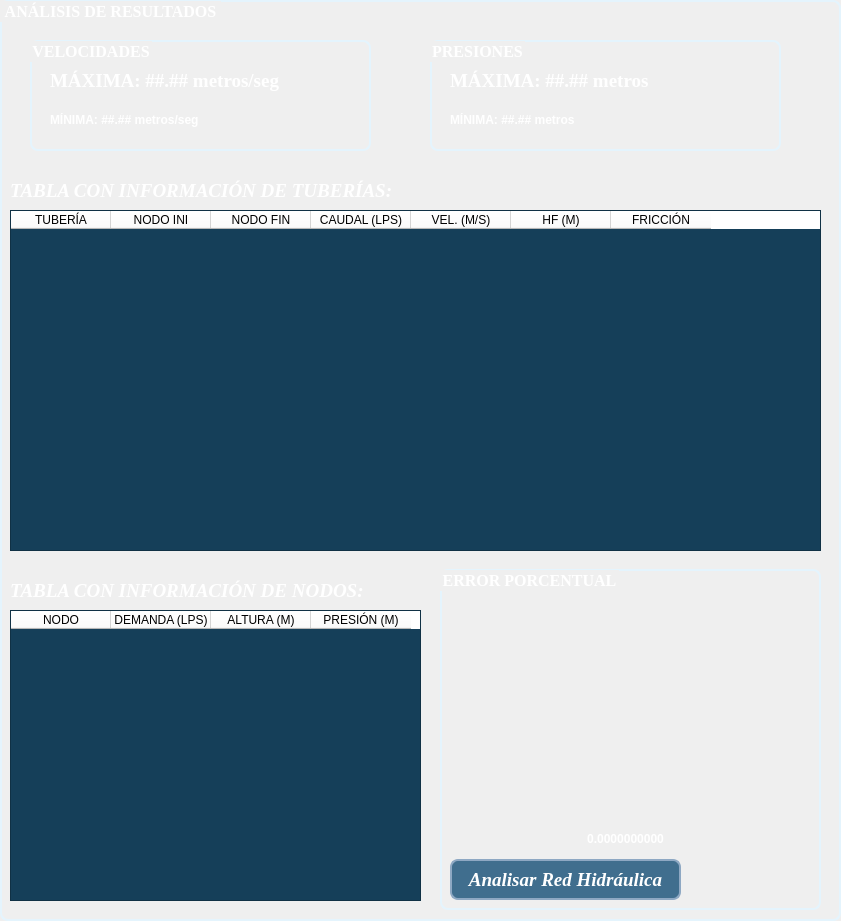
             <widget class="QGroupBox" name="groupBox_11">
              <property name="geometry">
               <rect>
                <x>0</x>
                <y>40</y>
                <width>841</width>
                <height>921</height>
               </rect>
              </property>
              <property name="font">
               <font>
                <family>Times New Roman</family>
                <pointsize>12</pointsize>
                <weight>75</weight>
                <bold>true</bold>
               </font>
              </property>
              <property name="styleSheet">
               <string notr="true">QGroupBox{
	border: 2px solid rgb(228, 244, 253);/*+10*/
	border-radius: 8px;
	color: rgb(255, 255, 255);
}</string>
              </property>
              <property name="title">
               <string>ANÁLISIS DE RESULTADOS</string>
              </property>
              <widget class="QGroupBox" name="groupBox_2">
               <property name="geometry">
                <rect>
                 <x>30</x>
                 <y>40</y>
                 <width>341</width>
                 <height>111</height>
                </rect>
               </property>
               <property name="font">
                <font>
                 <family>Times New Roman</family>
                 <pointsize>12</pointsize>
                 <weight>75</weight>
                 <italic>false</italic>
                 <bold>true</bold>
                </font>
               </property>
               <property name="styleSheet">
                <string notr="true">QGroupBox{
	border: 2px solid rgb(228, 244, 253);/*+10*/
	border-radius: 8px;
	color: rgb(255, 255, 255);
}</string>
               </property>
               <property name="title">
                <string>VELOCIDADES</string>
               </property>
               <widget class="QLabel" name="lbl_vmin">
                <property name="geometry">
                 <rect>
                  <x>20</x>
                  <y>70</y>
                  <width>311</width>
                  <height>21</height>
                 </rect>
                </property>
                <property name="styleSheet">
                 <string notr="true">font: 75 14pt &quot;Times New Roman&quot;;
color: rgb(255, 255, 255);</string>
                </property>
                <property name="text">
                 <string>&lt;html&gt;&lt;head/&gt;&lt;body&gt;&lt;p&gt;&lt;span style=&quot; font-weight:600;&quot;&gt;MÍNIMA: ##.## metros/seg&lt;/span&gt;&lt;/p&gt;&lt;/body&gt;&lt;/html&gt;</string>
                </property>
               </widget>
               <widget class="QLabel" name="lbl_vmax">
                <property name="geometry">
                 <rect>
                  <x>20</x>
                  <y>30</y>
                  <width>311</width>
                  <height>21</height>
                 </rect>
                </property>
                <property name="font">
                 <font>
                  <family>Times New Roman</family>
                  <pointsize>14</pointsize>
                  <weight>9</weight>
                  <italic>false</italic>
                  <bold>false</bold>
                 </font>
                </property>
                <property name="styleSheet">
                 <string notr="true">font: 75 14pt &quot;Times New Roman&quot;;
color: rgb(255, 255, 255)</string>
                </property>
                <property name="text">
                 <string>&lt;html&gt;&lt;head/&gt;&lt;body&gt;&lt;p&gt;&lt;span style=&quot; font-weight:600;&quot;&gt;MÁXIMA: ##.## metros/seg&lt;/span&gt;&lt;/p&gt;&lt;/body&gt;&lt;/html&gt;</string>
                </property>
               </widget>
              </widget>
              <widget class="QGroupBox" name="groupBox_3">
               <property name="geometry">
                <rect>
                 <x>430</x>
                 <y>40</y>
                 <width>351</width>
                 <height>111</height>
                </rect>
               </property>
               <property name="font">
                <font>
                 <family>Times New Roman</family>
                 <pointsize>12</pointsize>
                 <weight>75</weight>
                 <italic>false</italic>
                 <bold>true</bold>
                </font>
               </property>
               <property name="styleSheet">
                <string notr="true">QGroupBox{
	border: 2px solid rgb(228, 244, 253);/*+10*/
	border-radius: 8px;
	color: rgb(255, 255, 255);
}</string>
               </property>
               <property name="title">
                <string>PRESIONES</string>
               </property>
               <widget class="QLabel" name="lbl_pmin">
                <property name="geometry">
                 <rect>
                  <x>20</x>
                  <y>70</y>
                  <width>311</width>
                  <height>21</height>
                 </rect>
                </property>
                <property name="styleSheet">
                 <string notr="true">font: 75 14pt &quot;Times New Roman&quot;;
color: rgb(255, 255, 255);</string>
                </property>
                <property name="text">
                 <string>&lt;html&gt;&lt;head/&gt;&lt;body&gt;&lt;p&gt;&lt;span style=&quot; font-weight:600;&quot;&gt;MÍNIMA: ##.## metros&lt;/span&gt;&lt;/p&gt;&lt;/body&gt;&lt;/html&gt;</string>
                </property>
               </widget>
               <widget class="QLabel" name="lbl_pmax">
                <property name="geometry">
                 <rect>
                  <x>20</x>
                  <y>30</y>
                  <width>311</width>
                  <height>21</height>
                 </rect>
                </property>
                <property name="font">
                 <font>
                  <family>Times New Roman</family>
                  <pointsize>14</pointsize>
                  <weight>9</weight>
                  <italic>false</italic>
                  <bold>false</bold>
                 </font>
                </property>
                <property name="styleSheet">
                 <string notr="true">font: 75 14pt &quot;Times New Roman&quot;;
color: rgb(255, 255, 255);</string>
                </property>
                <property name="text">
                 <string>&lt;html&gt;&lt;head/&gt;&lt;body&gt;&lt;p&gt;&lt;span style=&quot; font-weight:600;&quot;&gt;MÁXIMA: ##.## metros&lt;/span&gt;&lt;/p&gt;&lt;/body&gt;&lt;/html&gt;</string>
                </property>
               </widget>
              </widget>
              <widget class="QTableWidget" name="tbl_res_tub">
               <property name="geometry">
                <rect>
                 <x>10</x>
                 <y>210</y>
                 <width>811</width>
                 <height>341</height>
                </rect>
               </property>
               <property name="styleSheet">
                <string notr="true">QTableWidget{
	/* Color de Fondo de la tabla */
    background-color:  rgb(21, 63, 89);
	/* Color de Fondo de la tabla alterno*/
	alternate-background-color: rgb(54, 91, 119);
	/* Formato a las letras en la tabla*/
	font: 75 14pt &quot;Times New Roman&quot;;	

}

QTableWidget::item {
    color: white;
}

QHeaderView{
	/* Color de Fondo del encabezado */
	background-color: rgb(255, 255, 255);

	/* Formato a las letras en la cabeceras*/
	font: 75 12pt &quot;Times New Roman&quot;;
}</string>
               </property>
               <property name="alternatingRowColors">
                <bool>true</bool>
               </property>
               <attribute name="verticalHeaderVisible">
                <bool>false</bool>
               </attribute>
               <column>
                <property name="text">
                 <string>TUBERÍA</string>
                </property>
               </column>
               <column>
                <property name="text">
                 <string>NODO INI</string>
                </property>
               </column>
               <column>
                <property name="text">
                 <string>NODO FIN</string>
                </property>
               </column>
               <column>
                <property name="text">
                 <string>CAUDAL (LPS)</string>
                </property>
               </column>
               <column>
                <property name="text">
                 <string>VEL. (M/S)</string>
                </property>
               </column>
               <column>
                <property name="text">
                 <string>HF (M)</string>
                </property>
               </column>
               <column>
                <property name="text">
                 <string>FRICCIÓN</string>
                </property>
               </column>
              </widget>
              <widget class="QLabel" name="label_22">
               <property name="geometry">
                <rect>
                 <x>10</x>
                 <y>180</y>
                 <width>391</width>
                 <height>21</height>
                </rect>
               </property>
               <property name="font">
                <font>
                 <family>Times New Roman</family>
                 <pointsize>14</pointsize>
                 <weight>75</weight>
                 <italic>true</italic>
                 <bold>true</bold>
                </font>
               </property>
               <property name="styleSheet">
                <string notr="true"/>
               </property>
               <property name="text">
                <string>&lt;html&gt;&lt;head/&gt;&lt;body&gt;&lt;p&gt;&lt;span style=&quot; color:#ffffff;&quot;&gt;TABLA CON INFORMACIÓN DE TUBERÍAS:&lt;/span&gt;&lt;/p&gt;&lt;/body&gt;&lt;/html&gt;</string>
               </property>
              </widget>
              <widget class="QLabel" name="label_21">
               <property name="geometry">
                <rect>
                 <x>10</x>
                 <y>580</y>
                 <width>361</width>
                 <height>21</height>
                </rect>
               </property>
               <property name="font">
                <font>
                 <family>Times New Roman</family>
                 <pointsize>14</pointsize>
                 <weight>75</weight>
                 <italic>true</italic>
                 <bold>true</bold>
                </font>
               </property>
               <property name="styleSheet">
                <string notr="true"/>
               </property>
               <property name="text">
                <string>&lt;html&gt;&lt;head/&gt;&lt;body&gt;&lt;p&gt;&lt;span style=&quot; color:#ffffff;&quot;&gt;TABLA CON INFORMACIÓN DE NODOS:&lt;/span&gt;&lt;/p&gt;&lt;/body&gt;&lt;/html&gt;</string>
               </property>
              </widget>
              <widget class="QTableWidget" name="tbl_res_nod">
               <property name="geometry">
                <rect>
                 <x>10</x>
                 <y>610</y>
                 <width>411</width>
                 <height>291</height>
                </rect>
               </property>
               <property name="palette">
                <palette>
                 <active>
                  <colorrole role="WindowText">
                   <brush brushstyle="SolidPattern">
                    <color alpha="255">
                     <red>0</red>
                     <green>0</green>
                     <blue>0</blue>
                    </color>
                   </brush>
                  </colorrole>
                  <colorrole role="Button">
                   <brush brushstyle="SolidPattern">
                    <color alpha="255">
                     <red>21</red>
                     <green>63</green>
                     <blue>89</blue>
                    </color>
                   </brush>
                  </colorrole>
                  <colorrole role="Light">
                   <brush brushstyle="SolidPattern">
                    <color alpha="255">
                     <red>255</red>
                     <green>255</green>
                     <blue>255</blue>
                    </color>
                   </brush>
                  </colorrole>
                  <colorrole role="Midlight">
                   <brush brushstyle="SolidPattern">
                    <color alpha="255">
                     <red>255</red>
                     <green>255</green>
                     <blue>255</blue>
                    </color>
                   </brush>
                  </colorrole>
                  <colorrole role="Dark">
                   <brush brushstyle="SolidPattern">
                    <color alpha="255">
                     <red>127</red>
                     <green>127</green>
                     <blue>127</blue>
                    </color>
                   </brush>
                  </colorrole>
                  <colorrole role="Mid">
                   <brush brushstyle="SolidPattern">
                    <color alpha="255">
                     <red>170</red>
                     <green>170</green>
                     <blue>170</blue>
                    </color>
                   </brush>
                  </colorrole>
                  <colorrole role="Text">
                   <brush brushstyle="SolidPattern">
                    <color alpha="255">
                     <red>0</red>
                     <green>0</green>
                     <blue>0</blue>
                    </color>
                   </brush>
                  </colorrole>
                  <colorrole role="BrightText">
                   <brush brushstyle="SolidPattern">
                    <color alpha="255">
                     <red>255</red>
                     <green>255</green>
                     <blue>255</blue>
                    </color>
                   </brush>
                  </colorrole>
                  <colorrole role="ButtonText">
                   <brush brushstyle="SolidPattern">
                    <color alpha="255">
                     <red>0</red>
                     <green>0</green>
                     <blue>0</blue>
                    </color>
                   </brush>
                  </colorrole>
                  <colorrole role="Base">
                   <brush brushstyle="SolidPattern">
                    <color alpha="255">
                     <red>21</red>
                     <green>63</green>
                     <blue>89</blue>
                    </color>
                   </brush>
                  </colorrole>
                  <colorrole role="Window">
                   <brush brushstyle="SolidPattern">
                    <color alpha="255">
                     <red>21</red>
                     <green>63</green>
                     <blue>89</blue>
                    </color>
                   </brush>
                  </colorrole>
                  <colorrole role="Shadow">
                   <brush brushstyle="SolidPattern">
                    <color alpha="255">
                     <red>0</red>
                     <green>0</green>
                     <blue>0</blue>
                    </color>
                   </brush>
                  </colorrole>
                  <colorrole role="AlternateBase">
                   <brush brushstyle="SolidPattern">
                    <color alpha="255">
                     <red>54</red>
                     <green>91</green>
                     <blue>119</blue>
                    </color>
                   </brush>
                  </colorrole>
                  <colorrole role="ToolTipBase">
                   <brush brushstyle="SolidPattern">
                    <color alpha="255">
                     <red>255</red>
                     <green>255</green>
                     <blue>220</blue>
                    </color>
                   </brush>
                  </colorrole>
                  <colorrole role="ToolTipText">
                   <brush brushstyle="SolidPattern">
                    <color alpha="255">
                     <red>0</red>
                     <green>0</green>
                     <blue>0</blue>
                    </color>
                   </brush>
                  </colorrole>
                 </active>
                 <inactive>
                  <colorrole role="WindowText">
                   <brush brushstyle="SolidPattern">
                    <color alpha="255">
                     <red>0</red>
                     <green>0</green>
                     <blue>0</blue>
                    </color>
                   </brush>
                  </colorrole>
                  <colorrole role="Button">
                   <brush brushstyle="SolidPattern">
                    <color alpha="255">
                     <red>21</red>
                     <green>63</green>
                     <blue>89</blue>
                    </color>
                   </brush>
                  </colorrole>
                  <colorrole role="Light">
                   <brush brushstyle="SolidPattern">
                    <color alpha="255">
                     <red>255</red>
                     <green>255</green>
                     <blue>255</blue>
                    </color>
                   </brush>
                  </colorrole>
                  <colorrole role="Midlight">
                   <brush brushstyle="SolidPattern">
                    <color alpha="255">
                     <red>255</red>
                     <green>255</green>
                     <blue>255</blue>
                    </color>
                   </brush>
                  </colorrole>
                  <colorrole role="Dark">
                   <brush brushstyle="SolidPattern">
                    <color alpha="255">
                     <red>127</red>
                     <green>127</green>
                     <blue>127</blue>
                    </color>
                   </brush>
                  </colorrole>
                  <colorrole role="Mid">
                   <brush brushstyle="SolidPattern">
                    <color alpha="255">
                     <red>170</red>
                     <green>170</green>
                     <blue>170</blue>
                    </color>
                   </brush>
                  </colorrole>
                  <colorrole role="Text">
                   <brush brushstyle="SolidPattern">
                    <color alpha="255">
                     <red>0</red>
                     <green>0</green>
                     <blue>0</blue>
                    </color>
                   </brush>
                  </colorrole>
                  <colorrole role="BrightText">
                   <brush brushstyle="SolidPattern">
                    <color alpha="255">
                     <red>255</red>
                     <green>255</green>
                     <blue>255</blue>
                    </color>
                   </brush>
                  </colorrole>
                  <colorrole role="ButtonText">
                   <brush brushstyle="SolidPattern">
                    <color alpha="255">
                     <red>0</red>
                     <green>0</green>
                     <blue>0</blue>
                    </color>
                   </brush>
                  </colorrole>
                  <colorrole role="Base">
                   <brush brushstyle="SolidPattern">
                    <color alpha="255">
                     <red>21</red>
                     <green>63</green>
                     <blue>89</blue>
                    </color>
                   </brush>
                  </colorrole>
                  <colorrole role="Window">
                   <brush brushstyle="SolidPattern">
                    <color alpha="255">
                     <red>21</red>
                     <green>63</green>
                     <blue>89</blue>
                    </color>
                   </brush>
                  </colorrole>
                  <colorrole role="Shadow">
                   <brush brushstyle="SolidPattern">
                    <color alpha="255">
                     <red>0</red>
                     <green>0</green>
                     <blue>0</blue>
                    </color>
                   </brush>
                  </colorrole>
                  <colorrole role="AlternateBase">
                   <brush brushstyle="SolidPattern">
                    <color alpha="255">
                     <red>54</red>
                     <green>91</green>
                     <blue>119</blue>
                    </color>
                   </brush>
                  </colorrole>
                  <colorrole role="ToolTipBase">
                   <brush brushstyle="SolidPattern">
                    <color alpha="255">
                     <red>255</red>
                     <green>255</green>
                     <blue>220</blue>
                    </color>
                   </brush>
                  </colorrole>
                  <colorrole role="ToolTipText">
                   <brush brushstyle="SolidPattern">
                    <color alpha="255">
                     <red>0</red>
                     <green>0</green>
                     <blue>0</blue>
                    </color>
                   </brush>
                  </colorrole>
                 </inactive>
                 <disabled>
                  <colorrole role="WindowText">
                   <brush brushstyle="SolidPattern">
                    <color alpha="255">
                     <red>127</red>
                     <green>127</green>
                     <blue>127</blue>
                    </color>
                   </brush>
                  </colorrole>
                  <colorrole role="Button">
                   <brush brushstyle="SolidPattern">
                    <color alpha="255">
                     <red>21</red>
                     <green>63</green>
                     <blue>89</blue>
                    </color>
                   </brush>
                  </colorrole>
                  <colorrole role="Light">
                   <brush brushstyle="SolidPattern">
                    <color alpha="255">
                     <red>255</red>
                     <green>255</green>
                     <blue>255</blue>
                    </color>
                   </brush>
                  </colorrole>
                  <colorrole role="Midlight">
                   <brush brushstyle="SolidPattern">
                    <color alpha="255">
                     <red>255</red>
                     <green>255</green>
                     <blue>255</blue>
                    </color>
                   </brush>
                  </colorrole>
                  <colorrole role="Dark">
                   <brush brushstyle="SolidPattern">
                    <color alpha="255">
                     <red>127</red>
                     <green>127</green>
                     <blue>127</blue>
                    </color>
                   </brush>
                  </colorrole>
                  <colorrole role="Mid">
                   <brush brushstyle="SolidPattern">
                    <color alpha="255">
                     <red>170</red>
                     <green>170</green>
                     <blue>170</blue>
                    </color>
                   </brush>
                  </colorrole>
                  <colorrole role="Text">
                   <brush brushstyle="SolidPattern">
                    <color alpha="255">
                     <red>127</red>
                     <green>127</green>
                     <blue>127</blue>
                    </color>
                   </brush>
                  </colorrole>
                  <colorrole role="BrightText">
                   <brush brushstyle="SolidPattern">
                    <color alpha="255">
                     <red>255</red>
                     <green>255</green>
                     <blue>255</blue>
                    </color>
                   </brush>
                  </colorrole>
                  <colorrole role="ButtonText">
                   <brush brushstyle="SolidPattern">
                    <color alpha="255">
                     <red>127</red>
                     <green>127</green>
                     <blue>127</blue>
                    </color>
                   </brush>
                  </colorrole>
                  <colorrole role="Base">
                   <brush brushstyle="SolidPattern">
                    <color alpha="255">
                     <red>21</red>
                     <green>63</green>
                     <blue>89</blue>
                    </color>
                   </brush>
                  </colorrole>
                  <colorrole role="Window">
                   <brush brushstyle="SolidPattern">
                    <color alpha="255">
                     <red>21</red>
                     <green>63</green>
                     <blue>89</blue>
                    </color>
                   </brush>
                  </colorrole>
                  <colorrole role="Shadow">
                   <brush brushstyle="SolidPattern">
                    <color alpha="255">
                     <red>0</red>
                     <green>0</green>
                     <blue>0</blue>
                    </color>
                   </brush>
                  </colorrole>
                  <colorrole role="AlternateBase">
                   <brush brushstyle="SolidPattern">
                    <color alpha="255">
                     <red>54</red>
                     <green>91</green>
                     <blue>119</blue>
                    </color>
                   </brush>
                  </colorrole>
                  <colorrole role="ToolTipBase">
                   <brush brushstyle="SolidPattern">
                    <color alpha="255">
                     <red>255</red>
                     <green>255</green>
                     <blue>220</blue>
                    </color>
                   </brush>
                  </colorrole>
                  <colorrole role="ToolTipText">
                   <brush brushstyle="SolidPattern">
                    <color alpha="255">
                     <red>0</red>
                     <green>0</green>
                     <blue>0</blue>
                    </color>
                   </brush>
                  </colorrole>
                 </disabled>
                </palette>
               </property>
               <property name="styleSheet">
                <string notr="true">QTableWidget{
	/* Color de Fondo de la tabla */
    background-color:  rgb(21, 63, 89);
	/* Color de Fondo de la tabla alterno*/
	alternate-background-color: rgb(54, 91, 119);
	/* Formato a las letras en la tabla*/
	font: 75 14pt &quot;Times New Roman&quot;;	

}

QTableWidget::item {
    color: white;
}

QHeaderView{
	/* Color de Fondo del encabezado */
	background-color: rgb(255, 255, 255);

	/* Formato a las letras en la cabeceras*/
	font: 75 12pt &quot;Times New Roman&quot;;
}</string>
               </property>
               <property name="alternatingRowColors">
                <bool>true</bool>
               </property>
               <attribute name="verticalHeaderVisible">
                <bool>false</bool>
               </attribute>
               <column>
                <property name="text">
                 <string>NODO</string>
                </property>
               </column>
               <column>
                <property name="text">
                 <string>DEMANDA (LPS)</string>
                </property>
               </column>
               <column>
                <property name="text">
                 <string>ALTURA (M)</string>
                </property>
               </column>
               <column>
                <property name="text">
                 <string>PRESIÓN (M)</string>
                </property>
               </column>
              </widget>
              <widget class="QGroupBox" name="groupBox_4">
               <property name="geometry">
                <rect>
                 <x>440</x>
                 <y>569</y>
                 <width>381</width>
                 <height>341</height>
                </rect>
               </property>
               <property name="font">
                <font>
                 <family>Times New Roman</family>
                 <pointsize>12</pointsize>
                 <weight>75</weight>
                 <italic>false</italic>
                 <bold>true</bold>
                </font>
               </property>
               <property name="styleSheet">
                <string notr="true">QGroupBox{
	border: 2px solid rgb(228, 244, 253);/*+10*/
	border-radius: 8px;
	color: rgb(255, 255, 255);
}</string>
               </property>
               <property name="title">
                <string>ERROR PORCENTUAL</string>
               </property>
               <widget class="QLabel" name="lbl_err">
                <property name="geometry">
                 <rect>
                  <x>10</x>
                  <y>260</y>
                  <width>351</width>
                  <height>21</height>
                 </rect>
                </property>
                <property name="styleSheet">
                 <string notr="true">font: 75 14pt &quot;Times New Roman&quot;;
color: rgb(255, 255, 255);</string>
                </property>
                <property name="text">
                 <string>&lt;html&gt;&lt;head/&gt;&lt;body&gt;&lt;p&gt;&lt;span style=&quot; font-weight:600;&quot;&gt;0.0000000000&lt;/span&gt;&lt;/p&gt;&lt;/body&gt;&lt;/html&gt;</string>
                </property>
                <property name="alignment">
                 <set>Qt::AlignCenter</set>
                </property>
               </widget>
               <widget class="MatplotlibWidget11_sin" name="widget_err_porcentual" native="true">
                <property name="geometry">
                 <rect>
                  <x>20</x>
                  <y>30</y>
                  <width>341</width>
                  <height>211</height>
                 </rect>
                </property>
               </widget>
               <widget class="QPushButton" name="btn_AnalisisRedHid">
                <property name="geometry">
                 <rect>
                  <x>10</x>
                  <y>290</y>
                  <width>231</width>
                  <height>41</height>
                 </rect>
                </property>
                <property name="font">
                 <font>
                  <family>Times New Roman</family>
                  <pointsize>14</pointsize>
                  <weight>75</weight>
                  <italic>true</italic>
                  <bold>true</bold>
                 </font>
                </property>
                <property name="styleSheet">
                 <string notr="true">QPushButton{
	background-color: rgb(64, 110, 142);
	border: 2px solid  rgb(142, 168, 195);/*+10*/
	border-radius: 8px;
	color: rgb(255, 255, 255);
}

QPushButton:hover{
	background-color: rgb(142, 168, 195);
	border: 2px solid rgb(203, 247, 237);/*+10*/
}

QPushButton:pressed{
	background-color: rgb(203, 247, 237);
	border: 2px solid rgb(246, 253, 157);/*+10*/
}</string>
                </property>
                <property name="text">
                 <string>Analisar Red Hidráulica</string>
                </property>
               </widget>
              </widget>
             </widget>
